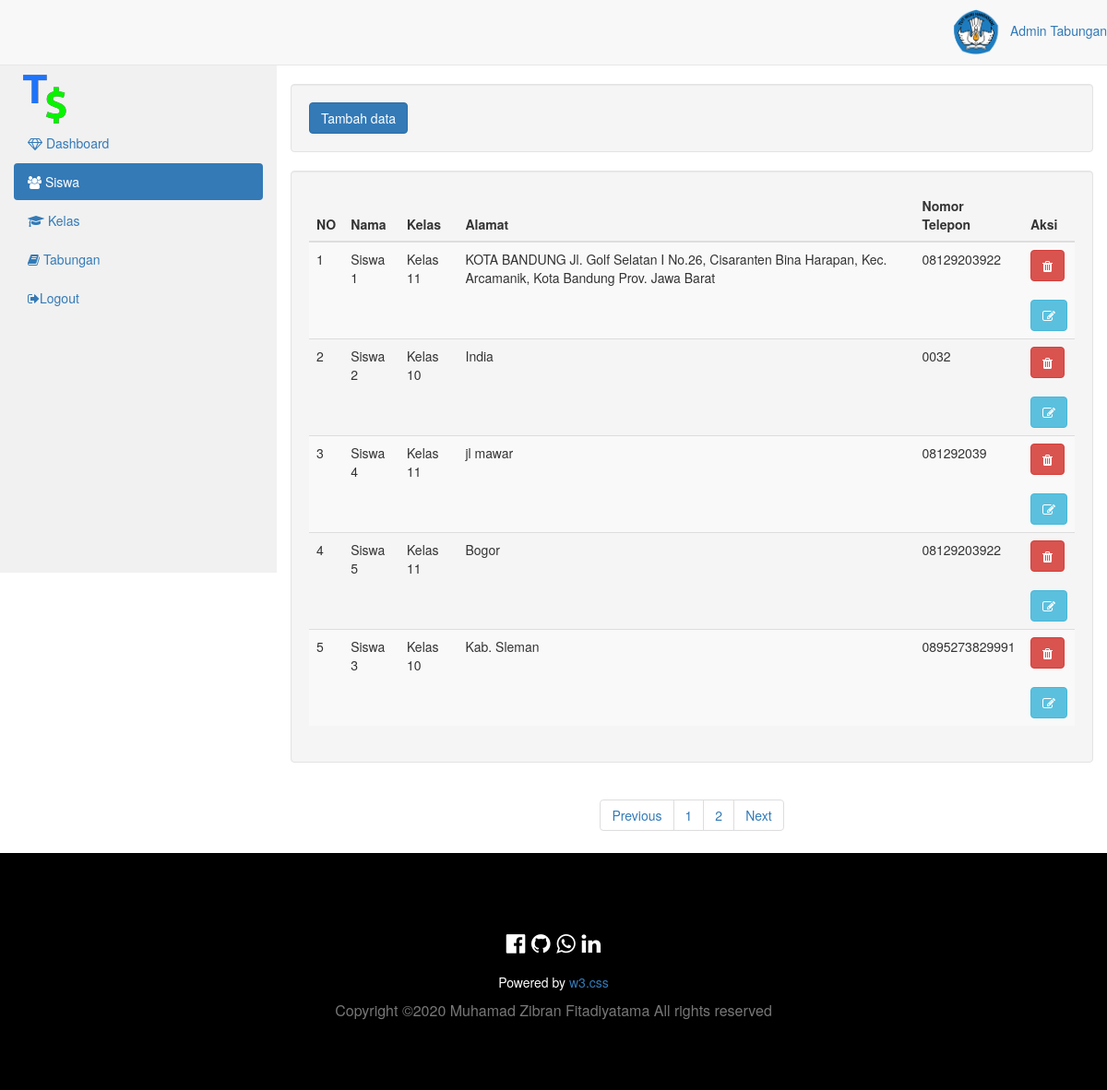
The app's page /admin/index.php?m=siswa&s=awal (signed in) with its own data.
### tables this page shows
CREATE TABLE `tb_siswa` (
  `id` int(50) NOT NULL,
  `nama` text NOT NULL,
  `kelas` text NOT NULL,
  `alamat` text NOT NULL,
  `notlp` text NOT NULL
);

### admin/fungsi/fungsi.php (called while the page is built, shortened)
<?php
$servername = "localhost";
$database = "tabungan_siswa";
$username = "root";
$password = "";
$koneksi = mysqli_connect($servername, $username, $password, $database);
function url(){
	return $url = "//localhost/tabungan-siswa/";
}
function summon_admin(){
global $koneksi;
$id = $_SESSION['idtabsis'];
return $query = mysqli_query($koneksi, "SELECT * FROM tb_admin WHERE id = '$id'");
}
 ?>

### admin/modul/siswa/paging.php (the view, shortened to what this page needs)
<?php
global $koneksi;
    $batas = 5;
$halaman = isset($_GET['halaman']) ? (int)$_GET['halaman'] : 1;
$halaman_awal = ($halaman>1) ? ($halaman * $batas) - $batas : 0;
$next = $halaman + 1;
$data = mysqli_query($koneksi, "SELECT * FROM tb_siswa");
$jumlah_data = mysqli_num_rows($data);
$total_halaman = ceil($jumlah_data / $batas);
$data_siswa = mysqli_query($koneksi, "SELECT * FROM tb_siswa LIMIT $halaman_awal, $batas");
foreach ($data_siswa as $key):
  ?>
<tr>
                              <td><?= $i++;?></td>
                              <td><?=  $key['nama'];?></td>
                              <td><?=  $key['kelas'];?></td>
                              <td><?=  $key['alamat'];?></td>
                              <td><?= $key['notlp'];?></td>
                              <td>
                              <div data-toggle="modal" data-target="#hapus-admin<?= $key['id'] ?>">
                              <button type="button" class="btn btn-danger" data-toggle="tooltip" title="Hapus">
                              <i class="fa fa-trash"></i>
                              </button>
                              </div>
                    <br>
                  <div data-toggle="modal" data-target="#edit-siswa<?= $key['id'] ?>">
                  <button type="button" class="btn btn-info datapotensi" data-toggle="tooltip" title="Edit">
                    <i class="fa fa-edit"></i>
                  </button>
                </div>
                              </td>
                              </tr>
                              <?php endforeach; ?>

### admin/index.php (shortened to what this page needs)
<?php
$modul=(isset($_GET['m']))?$_GET['m']:"awal";
$jawal="Admin || Admin";
switch($modul){
   	case 'siswa': $aktif="siswa"; $judul="Modul $jawal"; include "modul/siswa/index.php"; break;
}
?>

### admin/modul/siswa/index.php (shortened to what this page needs)
<?php
$modul = (isset($_GET['s']))?$_GET['s']:"awal";
switch($modul){
	case 'awal': default: include "modul/siswa/title.php"; break;
}
?>

### admin/modul/siswa/title.php (shortened to what this page needs)
<?php
require 'fungsi/fungsi.php';
foreach (summon_admin() as $adm):
 ?>
<!DOCTYPE html>
<html lang="en">
<head>
<link rel="stylesheet" href="<?= url() ?>vendors/css/w3.css">
<link rel="stylesheet" href="<?= url() ?>vendors/css/font-awesome.min.css">
<link rel="stylesheet" type="text/css" href="<?= url() ?>vendors/css/bootstrap.min.css">
</head>
<body>
<nav class="navbar navbar-default navbar-static-top" role="navigation" style="margin-bottom: 0">
        <ul class="nav navbar-top-links navbar-right">
            <li class="dropdown">
              <a class="dropdown-toggle" data-toggle="dropdown" href="#">
               <img src="img/admin/<?= $adm['foto'];?>" height="50"> </i> <?php echo $adm['nama']; ?>
              </a>
            </li>
          </ul>
      </nav>
<div class="container-fluid">
  <div class="row content">
    <div class="col-sm-3 sidenav hidden-xs">
      <img src="<?= url() ?>vendors/img/icon2big.png">
       <ul class="nav nav-pills nav-stacked">
        <li><a href="index.php?m=awal"><i class="fa fa-diamond" aria-hidden="true"></i>
Dashboard</a></li>
        <li   class="active"><a href="index.php?m=siswa&s=awal"><i class="fa fa-users" aria-hidden="true"></i>
Siswa</a></li>
        <li><a href="index.php?m=kelas&s=awal"><i class="fa fa-graduation-cap" aria-hidden="true"></i>
Kelas</a></li>
        <li><a href="index.php?m=tabungan&s=awal"><i class="fa fa-book" aria-hidden="true"></i>
Tabungan</a></li>
        <li><a href="logout.php"><i class="fa fa-sign-out" aria-hidden="true"></i>Logout</a></li>
      </ul><br>
    </div>
    <br>
    <div class="col-sm-9">
      <div class="well">
<button type="button" class="btn btn-primary" data-toggle="modal" data-target="#exampleModalCenter">
  Tambah data
</button>
      </div>
       <div class="row">
        <div class="col-sm-12">
          <div class="well">
             <div class="table-responsive table--no-card m-b-30">
                <table class="table table-borderless table-striped table-earning">
                  <thead>
                    <tr>
                        <th>NO</th>
                        <th>Nama</th>
                        <th>Kelas</th>
                        <th>Alamat</th>
                        <th>Nomor Telepon</th>
                        <th>Aksi</th>
                    </tr>
                  </thead>
                <tbody>
                    <?php
                      $i = 1;
                      include 'paging.php';
                     ?>
                </tbody>
                    </table>
                        </div>
          </div>
            <center><ul class="pagination justify-content-center">
                <li class="page-item">
                    <a class="page-link" <?php if($halaman > 1){ echo "href='?m=siswa&s=awal&halaman=$previous'"; } ?>>Previous</a>
                </li>
                <?php
                for($x=1;$x<=$total_halaman;$x++){
                    ?>
                    <li class="page-item"><a class="page-link" href="?m=siswa&s=awal&halaman=<?php echo $x ?>"><?php echo $x; ?></a></li>
                    <?php
                }
                ?>
                <li class="page-item">
                    <a  class="page-link" <?php if($halaman < $total_halaman) { echo "href='?m=siswa&s=awal&halaman=$next'"; } ?>>Next</a>
                </li>
            </ul>
              </center>
        </div>
      </div>
    </div>
  </div>
</div>
<footer class="w3-center w3-black w3-padding-64">
  <div class="w3-xlarge w3-section">
    <i class="fa fa-facebook-official w3-hover-opacity" data-toggle="modal" data-target="#exampleModalCenterFB"></i>
    <i class="fa fa-github w3-hover-opacity" data-toggle="modal" data-target="#exampleModalCenterGIT"></i>
    <i class="fa fa-whatsapp w3-hover-opacity" data-toggle="modal" data-target="#exampleModalCenterWA"></i>
    <i class="fa fa-linkedin w3-hover-opacity" data-toggle="modal" data-target="#exampleModalCenterLIN"></i>
  </div>
  <p>Powered by <a href="https://www.w3schools.com/w3css/default.asp" title="W3.CSS" target="_blank" class="w3-hover-text-green">w3.css</a></p>
  <p class="text-muted" style="font-size: 16px;">Copyright &copy;<script>document.write(new Date().getFullYear());</script> Muhamad Zibran Fitadiyatama All rights reserved</p>
</footer>
  <script src="<?= url() ?>vendors/js/bootstrap.min.js"></script> </body>
</html>
<?php endforeach; ?>

### admin/modul/siswa/title.php (style rules this page uses)
.row.content { height: 550px }
.sidenav { background-color: #f1f1f1; height: 100%; }

### records on screen
tb_siswa: nama "Siswa 1", kelas "Kelas 11", alamat "KOTA BANDUNG Jl. Golf Selatan I No.26, Cisaranten Bina Harapan, Kec. Arcamanik, Kota Bandung Prov. Jawa Barat", notlp "08129203922"
tb_siswa: nama "Siswa 2", kelas "Kelas 10", alamat "India", notlp "0032"
tb_siswa: nama "Siswa 4", kelas "Kelas 11", alamat "jl mawar", notlp "081292039"
tb_siswa: nama "Siswa 5", kelas "Kelas 11", alamat "Bogor", notlp "08129203922"
tb_siswa: nama "Siswa 3", kelas "Kelas 10", alamat "Kab. Sleman", notlp "0895273829991"

### other values on screen
$adm['nama'] "Admin Tabungan"
